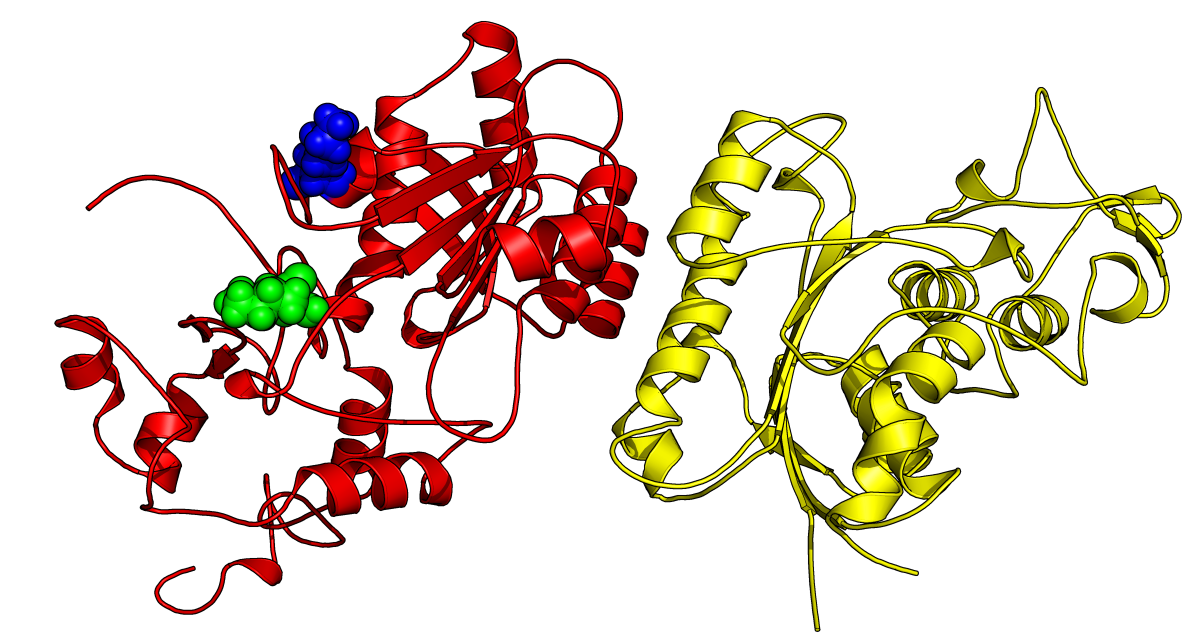
#> input picture Figures/figA-complex structure.png, 2400 x 1280 px, given in place of figA-complex_structure.png, which was not available (shown at 1/2 size)
$ jupyter execute --allow-errors notebook.ipynb   (shell and % lines are left out)
#> lines starting #> are read from the running program, lines starting #| are printed output that depends on the picture; pictures that were not available may be replaced by others from this repository, and a replacement may not be noted
[cell 1]
import pandas as pd
import matplotlib.pyplot as plt
import seaborn as sns
import os
from matplotlib.lines import Line2D

[cell 2]
dest = "Combined_RMSD_plot"

#> (the rest of this cell did not finish here and is left out)

[cell 3]
figA = "figA-complex_structure.png"
figB = "figB-RMSD.png"
figC = "figC-RMSD-stdev.png"
figD = "figD-RMSF.png"
figE = "figE-pulling.png"
figF = "figF-pulling-peak.png"

[cell 4]
plt.figure(figsize=(12, 6))

#> (the rest of this cell did not finish here and is left out)

[cell 5]
var_order = ["WT Ac", "WT", "K238Ac", "K238R", "K412Ac", "K412R"]
avg_amp = {}
#> (the rest of this cell did not finish here and is left out)

[cell 6]
fig, ax = plt.subplots(figsize=(8, 6), dpi=600)

colors = {
    "WT Ac": "red", "K238Ac": "blue", "K412Ac": "green", "WT": "red",
     "K238R": "blue", "K412R": "green"
}

edge_styles = {
    "WT": {'color': 'black', 'linewidth': 2, 'linestyle': ':'},
    "K238R": {'color': 'black', 'linewidth': 2, 'linestyle': ':'},
    "K412R": {'color': 'black', 'linewidth': 2, 'linestyle': ':'},

}

#> (the rest of this cell did not finish here and is left out)

[cell 7]
def per_ns_rmsf_xvg(xvg_file):
    """Process RMSF data from XVG, multiplying by 10."""
    data = []
    dest = "Combined_RMSF_plot"
    with open(os.path.join(dest, xvg_file), "r") as f:
        for line in f:
            if line.startswith(("#", "@")):
                continue
            parts = line.strip().split()
            if len(parts) == 2:
                try:
                    t, v = float(parts[0]), float(parts[1])
                    data.append((t, v * 10))
                except ValueError:
                    continue
    df = pd.DataFrame(data, columns=["Time (ns)", "RMSF (Å)"])
    return df


def per_ns_rmsf_csv(csv_file):
    """Process RMSF data from CSV without multiplying values."""
    data = []
    dest = "Combined_RMSF_plot"
    df = pd.read_csv(os.path.join(dest, csv_file))
    df.rename(columns={"Residue Number": "Time (ns)"}, inplace=True)
    return df


#> (the rest of this cell did not finish here and is left out)

[cell 8]
from io import StringIO

file_paths = {
    "WT Ac": os.path.join("Pulling_Force_plot", "both_ace_2.xvg"),
    "WT": os.path.join("Pulling_Force_plot", "wt_3.xvg"),

    "K238Ac": os.path.join("Pulling_Force_plot", "238ace_1.xvg"),
    "K238R": os.path.join("Pulling_Force_plot", "K238R_pullf.xvg"),

    "K412Ac": os.path.join("Pulling_Force_plot", "412ace_2.xvg"),
    "K412R": os.path.join("Pulling_Force_plot", "K412R_pullf-R2.xvg")
}

colors = {
    "WT Ac": "red",
    "K238Ac": "blue",
    "K412Ac": "green",
    "WT": "red",
    "K238R": "blue",
    "K412R": "green"
}

linestyles = {
    "WT Ac": "-",
    "K238Ac": "-",
    "K412Ac": "-",
    "WT": ":",
    "K238R": ":",
    "K412R": ":"
}

plt.figure(figsize=(12, 6))

peak_forces = {}

#> (the rest of this cell did not finish here and is left out)

[cell 9]
order  = [ 'WT Ac', 'WT', 'K238Ac', 'K238R', 'K412Ac', 'K412R']
colors = {
    'WT Ac': 'red',
    'K238Ac': 'blue',
    'K412Ac': 'green',
    'WT': 'red',
    'K238R': 'blue',
    'K412R': 'green'
}

data = (pd.DataFrame({
                'Variant': ['WT Ac', 'WT', 'K238Ac', 'K238R', 'K412Ac', 'K412R'],
                'PeakForce': [702.93, 734.16, 774.71, 836.89, 772.02, 809.76]})
          .set_index('Variant')
          .loc[order]
          .reset_index())

fig, ax = plt.subplots(figsize=(8, 6), dpi=300)

sns.barplot(data=data, x='Variant', y='PeakForce',
            order=order,
            palette=[colors[v] for v in order],
            width=0.4, ax=ax)

edge_styles = {
    "K238R": {'color': 'black', 'linewidth': 2, 'linestyle': ':'},
    "K412R": {'color': 'black', 'linewidth': 2, 'linestyle': ':'},
    "WT": {'color': 'black', 'linewidth': 2, 'linestyle': ':'},
}

for i, variant in enumerate(data['Variant']):
    if variant in edge_styles:
        ax.patches[i].set_edgecolor(edge_styles[variant]['color'])
        ax.patches[i].set_linewidth(edge_styles[variant]['linewidth'])
        ax.patches[i].set_linestyle(edge_styles[variant]['linestyle'])

for i, v in enumerate(data['PeakForce']):
    ax.text(i, v + 10, f'{v:.2f}', ha='center', va='bottom', fontsize=20)

ax.set_xlabel('')
ax.set_ylabel('Peak Force (kJmol⁻¹nm⁻¹)', fontsize=26)
ax.set_ylim(0, 900)
ax.set_yticks([0, 200, 400, 600, 800])
ax.tick_params(axis='x', labelsize=18)
ax.tick_params(axis='y', labelsize=20)

sns.despine(ax=ax)


separator_x_pos = 2.5
#ax.axvline(x=separator_x_pos, color='black', linestyle='-', linewidth=2)


fig.tight_layout()

fig.savefig(figF, dpi=300, bbox_inches='tight')
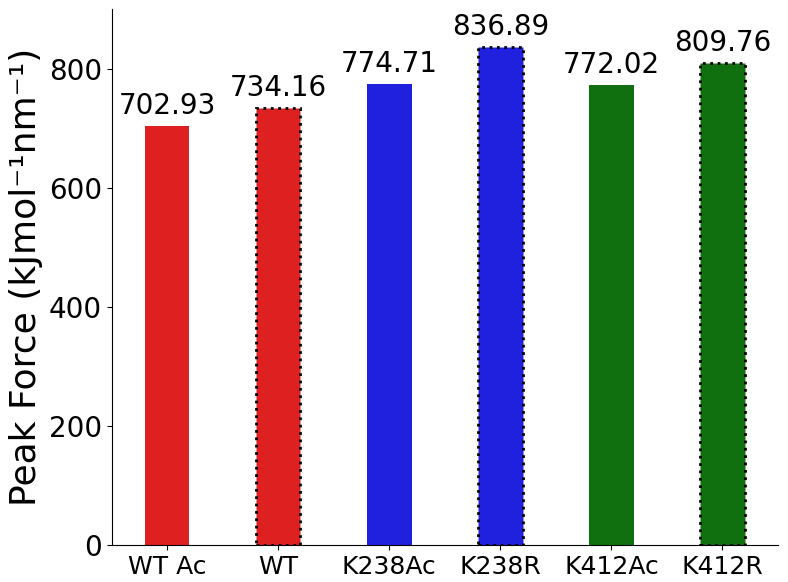
#> figure drawn by matplotlib, 1 panel
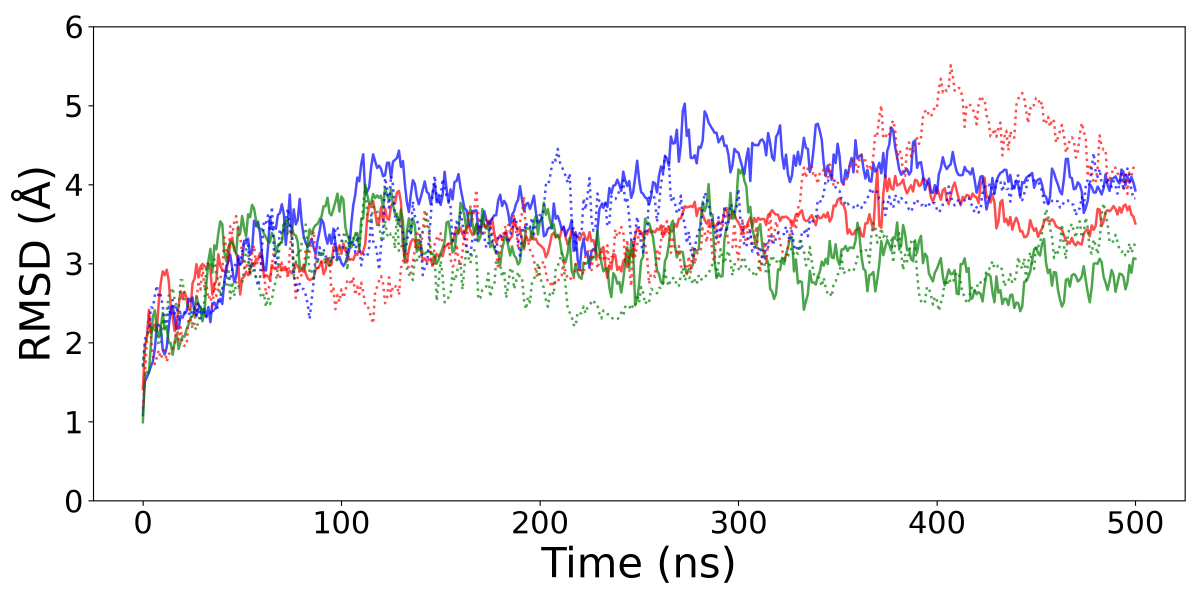
#> input picture Figures/figB-RMSD.png, 3600 x 1800 px, found by its file name (shown at 1/3 size)
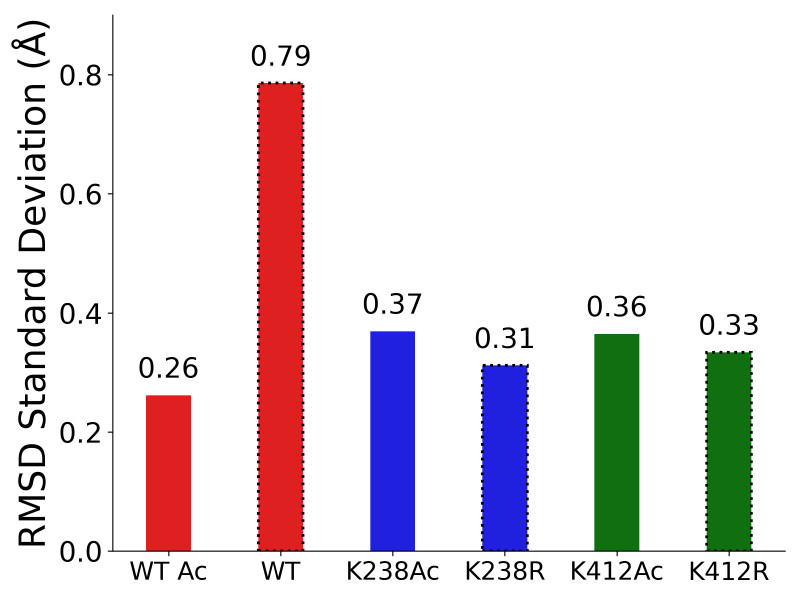
#> input picture Average_Amplitude_Difference_Analysis/figC-RMSD-stdev.png, 2400 x 1800 px, found by its file name (shown at 1/3 size)
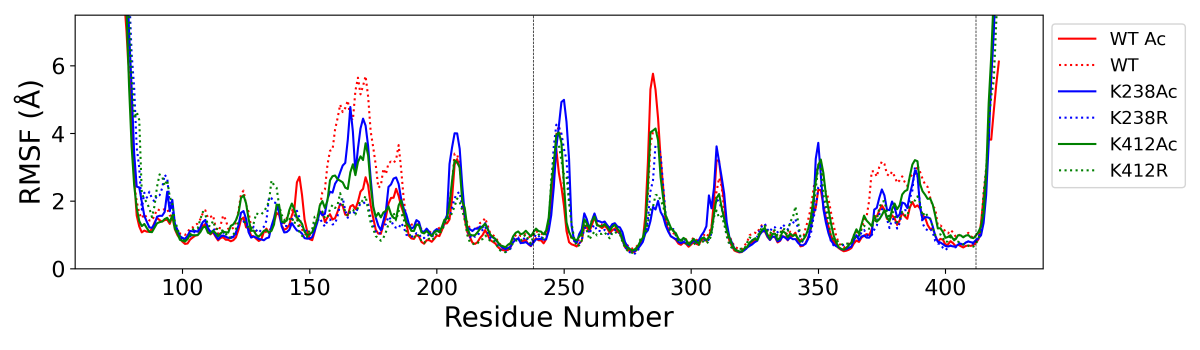
#> input picture Figures/figD-RMSF.png, 3600 x 1050 px, found by its file name (shown at 1/3 size)
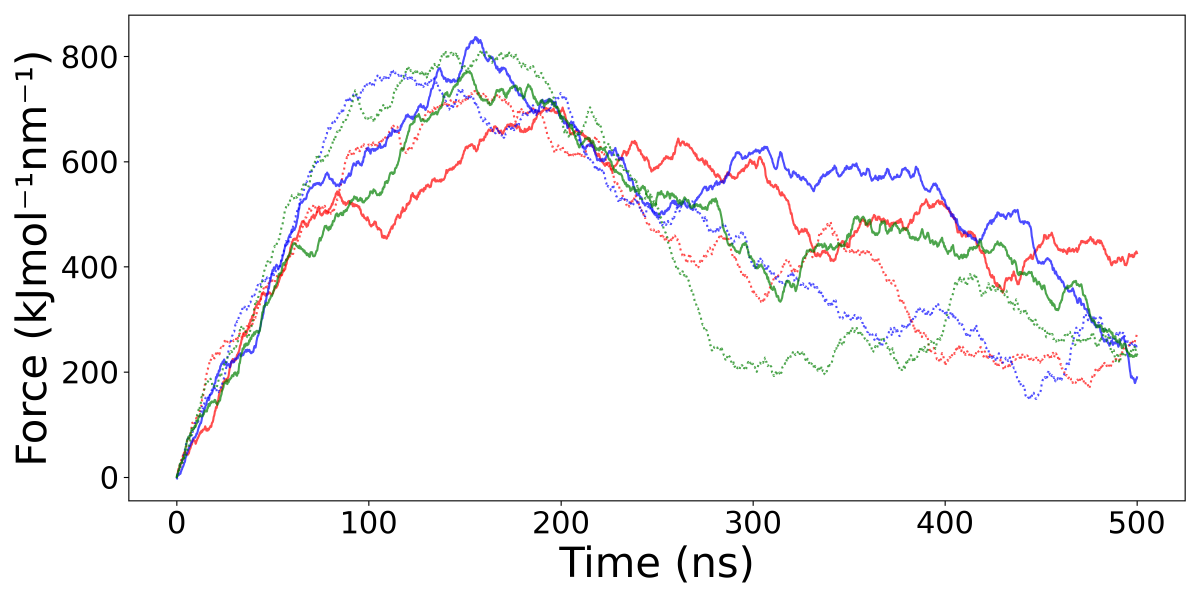
#> input picture Figures/figE-pulling.png, 3600 x 1800 px, found by its file name (shown at 1/3 size)

plt.show()

[cell 10]
from PIL import Image

files = {
    "A": figA,
    "B": figB,
    "C": figC,
    "D": figD,
    "E": figE,
    "F": figF
}
#> (the rest of this cell did not finish here and is left out)
